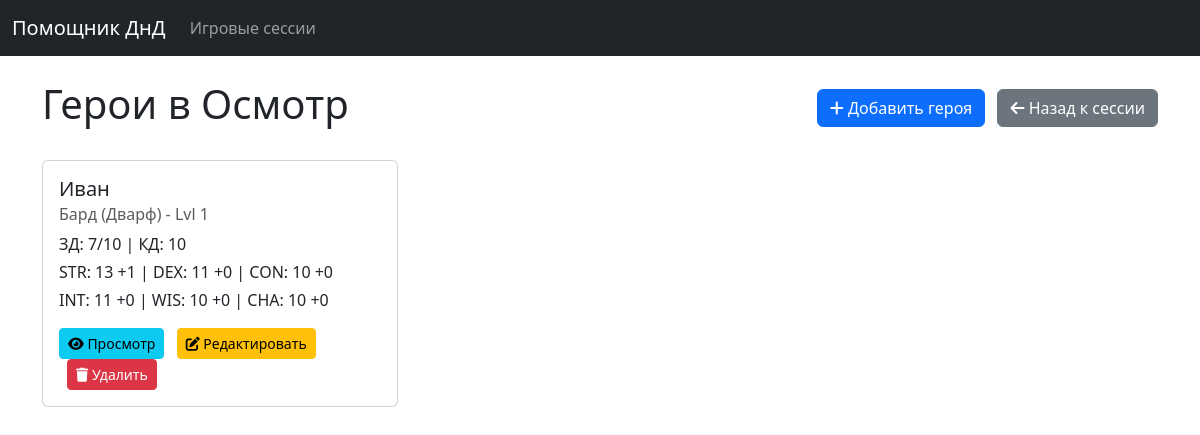
The page /session/1/heroes/ on the database as committed earlier.
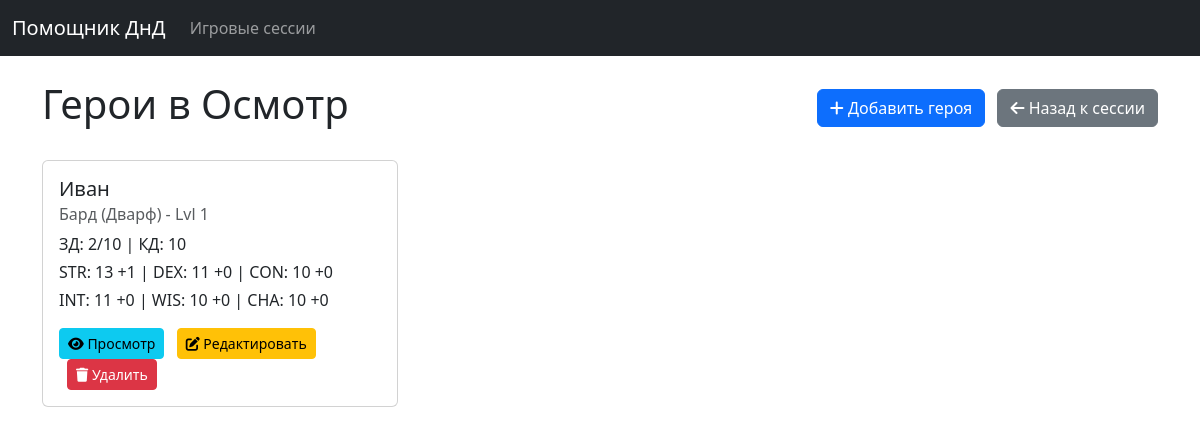
The same page on the database as committed later.
### campaign_manager/models.py (models this page shows, shortened)
class Character(models.Model):
    name = models.CharField(max_length=255)
    strength = models.PositiveIntegerField(default=10)
    dexterity = models.PositiveIntegerField(default=10)
    constitution = models.PositiveIntegerField(default=10)
    intelligence = models.PositiveIntegerField(default=10)
    wisdom = models.PositiveIntegerField(default=10)
    charisma = models.PositiveIntegerField(default=10)
    armor_class = models.PositiveIntegerField(default=10)
    max_hp = models.PositiveIntegerField(default=10)
    size = models.CharField(max_length=50, blank=True, null=True)
    creature_type = models.CharField(max_length=100, blank=True, null=True)
    source = models.CharField(max_length=100, blank=True, null=True)
    damage_immunities = models.TextField(blank=True, null=True)
    condition_immunities = models.TextField(blank=True, null=True)
    senses = models.TextField(blank=True, null=True)
    languages = models.TextField(blank=True, null=True)
    challenge_rating = models.CharField(max_length=50, blank=True, null=True)
    actions_description = models.TextField(blank=True, null=True)
    description = models.TextField(blank=True, null=True)
    race = models.CharField(max_length=100, blank=True, null=True)
    proficiency_bonus = models.PositiveIntegerField(default=2)
    speed = models.CharField(max_length=50, blank=True, null=True)
    traits_description = models.TextField(blank=True, null=True)
    proficiencies_description = models.TextField(blank=True, null=True)
    equipment_description = models.TextField(blank=True, null=True)
    attacks_description = models.TextField(blank=True, null=True)
    coins_description = models.TextField(blank=True, null=True)
    resources_description = models.TextField(blank=True, null=True)
    class Meta:
        abstract = True

class Hero(Character):
    game_session = models.ForeignKey(GameSession, on_delete=models.CASCADE, related_name='heroes')
    current_hp = models.IntegerField()
    player_name = models.CharField(max_length=255, blank=True, null=True)
    char_class = models.CharField(max_length=100, blank=True, null=True)
    char_subclass = models.CharField(max_length=100, blank=True, null=True)
    level = models.PositiveIntegerField(default=1)
    background = models.CharField(max_length=100, blank=True, null=True)
    alignment = models.CharField(max_length=100, blank=True, null=True)

### campaign_manager/views.py (the view)
# urls.py: path('session/<int:game_session_pk>/heroes/', views.hero_list, name='hero_list'),
def hero_list(request, game_session_pk):
    game_session = get_object_or_404(GameSession, pk=game_session_pk)
    heroes = Hero.objects.filter(game_session=game_session)
    return render(request, 'campaign_manager/hero_list.html', {'game_session': game_session, 'heroes': heroes})

### campaign_manager/templatetags/campaign_manager_filters.py (called while the page is built)
@register.filter
def ability_modifier(score):
    try:
        score = int(score)
        modifier = (score - 10) // 2
        if modifier >= 0:
            return f" +{modifier}"
        return f" {modifier}"
    except (ValueError, TypeError):
        return "N/A"

### campaign_manager/templates/campaign_manager/hero_list.html (shortened to what this page needs)
{% extends 'campaign_manager/base.html' %}
{% load i18n %}
{% load campaign_manager_filters %}
{% block content %}
    <div class="d-flex justify-content-between align-items-center mb-4">
        <h1>{% trans "Heroes in" %} {{ game_session.name }}</h1>
        <div>
            <a href="{% url 'hero_create' game_session.pk %}" class="btn btn-primary"><i class="fas fa-plus"></i> {% trans "Add Hero" %}</a>
            <a href="{% url 'game_session_detail' game_session.pk %}" class="btn btn-secondary ms-2"><i class="fas fa-arrow-left"></i> {% trans "Back to Session" %}</a>
        </div>
    </div>
    <div class="row">
        {% for hero in heroes %}
            <div class="col-md-4 mb-4">
                <div class="card h-100">
                    <div class="card-body d-flex flex-column">
                        <h5 class="card-title">{{ hero.name }}</h5>
                        <h6 class="card-subtitle mb-2 text-muted">{{ hero.char_class }} ({{ hero.race }}) - Lvl {{ hero.level }}</h6>
                        <p class="card-text mb-1">{% trans "HP:" %} {{ hero.current_hp }}/{{ hero.max_hp }} | {% trans "AC:" %} {{ hero.armor_class }}</p>
                        <p class="card-text mb-1">{% trans "STR:" %} {{ hero.strength }}{{ hero.strength|ability_modifier }} | {% trans "DEX:" %} {{ hero.dexterity }}{{ hero.dexterity|ability_modifier }} | {% trans "CON:" %} {{ hero.constitution }}{{ hero.constitution|ability_modifier }}</p>
                        <p class="card-text mb-3">{% trans "INT:" %} {{ hero.intelligence }}{{ hero.intelligence|ability_modifier }} | {% trans "WIS:" %} {{ hero.wisdom }}{{ hero.wisdom|ability_modifier }} | {% trans "CHA:" %} {{ hero.charisma }}{{ hero.charisma|ability_modifier }}</p>
                        <div class="mt-auto">
                            <a href="{% url 'hero_detail' hero.pk %}" class="btn btn-sm btn-info"><i class="fas fa-eye"></i> {% trans "View" %}</a>
                            <a href="{% url 'hero_update' hero.pk %}" class="btn btn-sm btn-warning ms-2"><i class="fas fa-edit"></i> {% trans "Edit" %}</a>
                            <a href="{% url 'hero_delete' hero.pk %}" class="btn btn-sm btn-danger ms-2"><i class="fas fa-trash"></i> {% trans "Delete" %}</a>
                        </div>
                    </div>
                </div>
            </div>
        {% empty %}
            <div class="col">
                <p>{% trans "No heroes yet." %}</p>
            </div>
        {% endfor %}
    </div>
{% endblock %}

Rows that differ between the two databases and show on the page:
changed Hero "Иван": current_hp "7" → "2"
